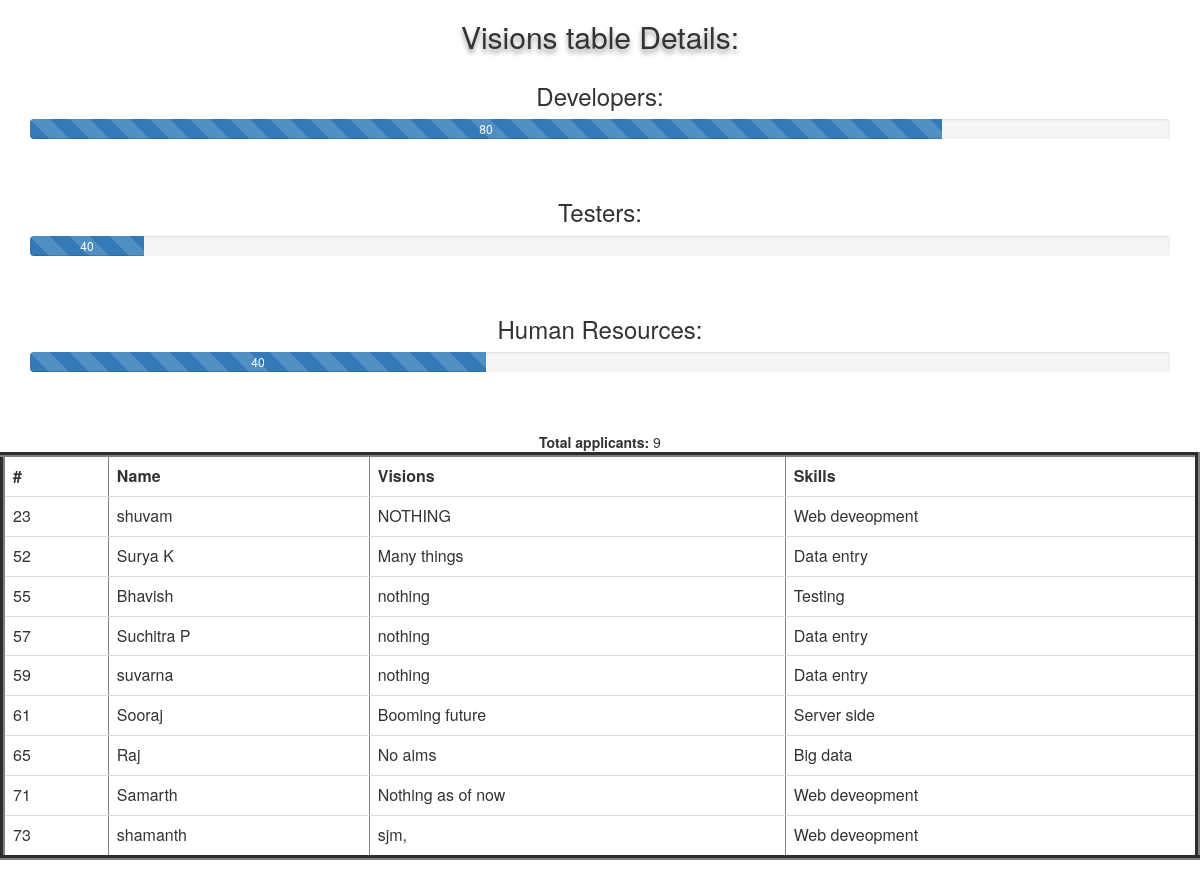
Screenshot of /tables/visions.php with the database file from the repository.
### tables this page shows
CREATE TABLE `visions` (
  `id` int(11) NOT NULL,
  `name` varchar(100) NOT NULL,
  `vision` text NOT NULL,
  `skills` varchar(100) NOT NULL
);

### tables/visions.php (the view, shortened to what this page needs)
<?php
$link=new mysqli("localhost","root","","jobapp1");
$qvision= mysqli_query($link, "SELECT * from visions ");
$vscount=0;
  echo "<center>";
  echo "<table class='table col-md-12' border='5'>
<tr>
<th>#</th>
<th>Name</th>
<th>Visions</th>
<th>Skills</th>
</tr>";
echo "</center>";
  while($row=mysqli_fetch_array($qvision))
  {
      echo "<tr>";
      echo "<td>"; echo $row["id"]; echo "</td>";
      echo "<td>"; echo $row["name"]; echo "</td>";
      echo "<td>"; echo $row["vision"]; echo "</td>";
      echo "<td>"; echo $row["skills"]; echo "</td>";
      echo "</tr>";
      $vscount= $vscount+1;
  }
$mxdev="40";
$count="40";
$rowd="100";
$rowh="80";
?>
<!DOCTYPE html>
<html lang="en">
<head>
    <link rel="stylesheet" href="https://maxcdn.bootstrapcdn.com/bootstrap/3.4.1/css/bootstrap.min.css">
</head>
<body>
<h2 style="text-align: center;text-shadow:0 4px 5px rgba(0,0,0,0.4);">Visions table Details:</h2>
<div class="container">
  <h3>Developers:</h3>
  <div class="progress">
    <div class="progress-bar progress-bar-striped active" role="progressbar" aria-valuenow="<?php echo $rowd; ?>" aria-valuemin="0" aria-valuemax="<?php echo $mxdev;?>" style="width:<?php echo $rowh;?>% ">
      <?php echo $rowh;?>
    </div>
  </div>
<br>
</div>
<div class="container">
  <h3>Testers:</h3>
  <div class="progress">
    <div class="progress-bar progress-bar-striped active" role="progressbar" aria-valuenow="<?php echo $count; ?>" aria-valuemin="0" aria-valuemax="100" style="width:<?php echo "10";?>% ">
      <?php echo "40";?>
    </div>
  </div>
<br>
</div>
<div class="container">
  <h3>Human Resources:</h3>
  <div class="progress">
    <div class="progress-bar progress-bar-striped active" role="progressbar" aria-valuenow="<?php echo $count; ?>" aria-valuemin="0" aria-valuemax="100" style="width:<?php echo $count;?>% ">
      <?php echo $count;?>
    </div>
  </div>
  <br><br>
  <?php
  echo "<b>Total applicants:</b> ". $vscount;
  ?>
</body>
</html>

### rows the page displays
visions: id "23", name "shuvam", vision "NOTHING", skills "Web deveopment"
visions: id "52", name "Surya K", vision "Many things", skills "Data entry"
visions: id "55", name "Bhavish", vision "nothing", skills "Testing"
visions: id "57", name "Suchitra P", vision "nothing", skills "Data entry"
visions: id "59", name "suvarna", vision "nothing", skills "Data entry"
visions: id "61", name "Sooraj", vision "Booming future", skills "Server side"
visions: id "65", name "Raj", vision "No aims", skills "Big data"
visions: id "71", name "Samarth", vision "Nothing as of now", skills "Web deveopment"
visions: id "73", name "shamanth", vision "sjm,", skills "Web deveopment"

### other values shown
$rowh "80"
$count "40"
$vscount "9"
